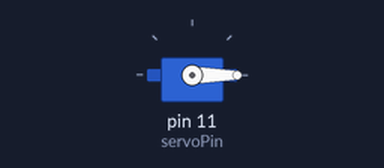
Recording of a sketch running on a simulated Arduino Uno, built with avr-gcc and run on an emulated ATmega328P. Parts: servo.

Above: at 0.05 s.
At 1.25 s:
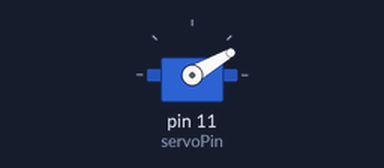
At 2.5 s:
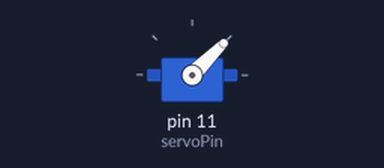
At 5.0 s:
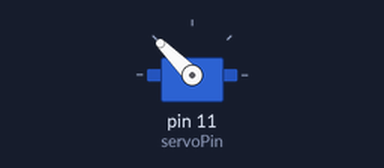
Timing chart, 0 to 6.5 s (numbered marks = the images above):
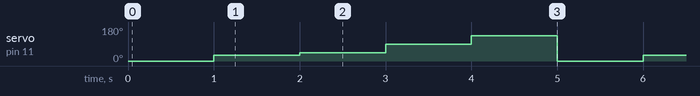

Measured:
- by itself, servo on pin 11 (servoPin): repeats every 5.0 s: 45° 1.0 s, 90° 1.0 s, 135° 1.0 s, 0° 1.0 s, 30° 1.0 s

The sketch:

SG90.ino
```cpp
#include <Servo.h>  // 包含舵机控制库

Servo myservo;      // 创建舵机对象
int servoPin = 11;   // 舵机信号线连接的数字引脚

// 目标角度数组
int angles[] = {0, 30, 45, 90, 135};
int angleCount = 5; // 角度数量

void setup() {
  myservo.attach(servoPin);  // 将舵机连接到指定引脚
}

void loop() {
  // 遍历所有角度
  for(int i = 0; i < angleCount; i++) {
    myservo.write(angles[i]); // 转动到指定角度
    delay(1000);              // 保持1秒
  }
}
```
